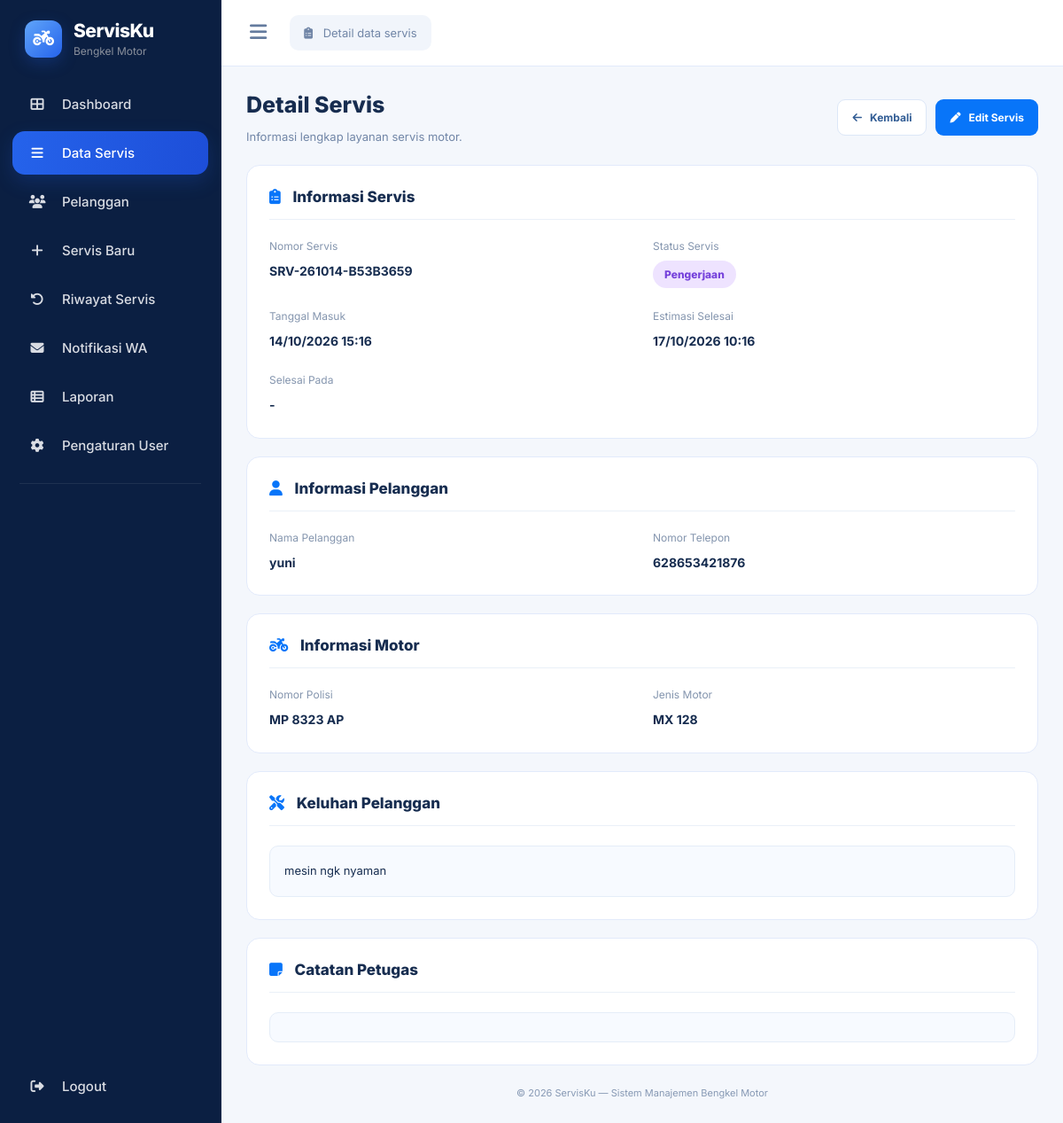
Page /detail_servis.php?id=7 (signed in) on the committed database.
### tables this page shows
CREATE TABLE `servis` (
  `id` int(11) NOT NULL,
  `nomor_servis` varchar(30) NOT NULL,
  `nama_pelanggan` varchar(100) NOT NULL,
  `telepon` varchar(20) NOT NULL,
  `nomor_polisi` varchar(20) NOT NULL,
  `jenis_motor` varchar(100) NOT NULL,
  `keluhan` text NOT NULL,
  `status` enum('Antre','Pengerjaan','Selesai') NOT NULL DEFAULT 'Antre',
  `estimasi_selesai` datetime DEFAULT NULL,
  `selesai_pada` datetime DEFAULT NULL,
  `catatan_petugas` text DEFAULT NULL,
  `alasan_keterlambatan` text DEFAULT NULL,
  `created_at` timestamp NOT NULL DEFAULT current_timestamp(),
  `updated_at` timestamp NOT NULL DEFAULT current_timestamp() ON UPDATE current_timestamp(),
  `id_pelanggan` int(11) DEFAULT NULL
);

### detail_servis.php (the view, shortened to what this page needs)
<?php
require_once __DIR__ . '/config/koneksi.php';
$id = filter_input(INPUT_GET, 'id', FILTER_VALIDATE_INT);
$stmt = $pdo->prepare("
    SELECT *
    FROM servis
    WHERE id = ?
    LIMIT 1
");
$stmt->execute([$id]);
$servis = $stmt->fetch(PDO::FETCH_ASSOC);
function detailEsc($value)
{
    return htmlspecialchars(
        (string) ($value ?? '-'),
        ENT_QUOTES,
        'UTF-8'
    );
}
function detailTanggal($tanggal)
{
    if (empty($tanggal)) {
        return '-';
    }
    $time = strtotime($tanggal);
    return $time ? date('d/m/Y H:i', $time) : '-';
}
function detailStatusClass($status)
{
    switch ($status) {
        case 'Pengerjaan':
            return 'pengerjaan';
    }
}
?>
<!DOCTYPE html>
<html lang="id">
<head>
    <link
        rel="stylesheet"
        href="https://cdnjs.cloudflare.com/ajax/libs/font-awesome/6.5.2/css/all.min.css"
    >
</head>
<body>
<?php require_once __DIR__ . '/includes/sidebar.php'; ?>
<main class="main">
    <header class="topbar">
        <button
            type="button"
            class="menu-toggle"
            id="menuToggle"
            aria-label="Buka menu"
        >
            <i class="fa-solid fa-bars"></i>
        </button>
        <div class="top-search">
            <i class="fa-solid fa-clipboard-list"></i>
            Detail data servis
        </div>
    </header>
    <section class="content">
        <?php if (!$servis): ?>
            <div class="card not-found">
                <i class="fa-regular fa-folder-open"></i>
                <h2>Data Servis Tidak Ditemukan</h2>
                <p>
                    Data servis dengan ID tersebut tidak tersedia.
                </p>
                <a href="data_servis.php" class="btn btn-edit">
                    <i class="fa-solid fa-arrow-left"></i>
                    Kembali ke Data Servis
                </a>
            </div>
        <?php else: ?>
            <div class="heading">
                <div>
                    <h1>Detail Servis</h1>
                    <p>
                        Informasi lengkap layanan servis motor.
                    </p>
                </div>
                <div class="heading-actions">
                    <a
                        href="data_servis.php"
                        class="btn btn-back"
                    >
                        <i class="fa-solid fa-arrow-left"></i>
                        Kembali
                    </a>
                    <a
                        href="edit_servis.php?id=<?= (int) $servis['id'] ?>"
                        class="btn btn-edit"
                    >
                        <i class="fa-solid fa-pen"></i>
                        Edit Servis
                    </a>
                </div>
            </div>
            <div class="card">
                <h2>
                    <i class="fa-solid fa-clipboard-list"></i>
                    Informasi Servis
                </h2>
                <div class="info-grid">
                    <div class="info-item">
                        <span class="info-label">Nomor Servis</span>
                        <span class="info-value">
                            <?= detailEsc($servis['nomor_servis']) ?>
                        </span>
                    </div>
                    <div class="info-item">
                        <span class="info-label">Status Servis</span>
                        <span class="status <?= detailStatusClass($servis['status']) ?>">
                            <?= detailEsc($servis['status']) ?>
                        </span>
                    </div>
                    <div class="info-item">
                        <span class="info-label">Tanggal Masuk</span>
                        <span class="info-value">
                            <?= detailTanggal($servis['created_at'] ?? null) ?>
                        </span>
                    </div>
                    <div class="info-item">
                        <span class="info-label">Estimasi Selesai</span>
                        <span class="info-value">
                            <?= detailTanggal($servis['estimasi_selesai'] ?? null) ?>
                        </span>
                    </div>
                    <div class="info-item">
                        <span class="info-label">Selesai Pada</span>
                        <span class="info-value">
                            <?= detailTanggal($servis['selesai_pada'] ?? null) ?>
                        </span>
                    </div>
                </div>
            </div>
            <div class="card">
                <h2>
                    <i class="fa-solid fa-user"></i>
                    Informasi Pelanggan
                </h2>
                <div class="info-grid">
                    <div class="info-item">
                        <span class="info-label">Nama Pelanggan</span>
                        <span class="info-value">
                            <?= detailEsc($servis['nama_pelanggan']) ?>
                        </span>
                    </div>
                    <div class="info-item">
                        <span class="info-label">Nomor Telepon</span>
                        <span class="info-value">
                            <?= detailEsc($servis['telepon']) ?>
                        </span>
                    </div>
                </div>
            </div>
            <div class="card">
                <h2>
                    <i class="fa-solid fa-motorcycle"></i>
                    Informasi Motor
                </h2>
                <div class="info-grid">
                    <div class="info-item">
                        <span class="info-label">Nomor Polisi</span>
                        <span class="info-value">
                            <?= detailEsc($servis['nomor_polisi']) ?>
                        </span>
                    </div>
                    <div class="info-item">
                        <span class="info-label">Jenis Motor</span>
                        <span class="info-value">
                            <?= detailEsc($servis['jenis_motor']) ?>
                        </span>
                    </div>
                </div>
            </div>
            <div class="card">
                <h2>
                    <i class="fa-solid fa-screwdriver-wrench"></i>
                    Keluhan Pelanggan
                </h2>
                <div class="description"><?= detailEsc($servis['keluhan']) ?></div>
            </div>
            <div class="card">
                <h2>
                    <i class="fa-solid fa-note-sticky"></i>
                    Catatan Petugas
                </h2>
                <div class="description"><?= detailEsc($servis['catatan_petugas'] ?? null) ?></div>
            </div>
        <?php endif; ?>
        <footer class="footer">
            &copy; <?= date('Y') ?> ServisKu — Sistem Manajemen Bengkel Motor
        </footer>
    </section>
</main>
</body>
</html>

### detail_servis.php (style rules this page uses)
* { box-sizing: border-box; }
body { margin: 0; font-family: 'Inter', sans-serif; background: #f4f7fc; color: #172d50; }
a { text-decoration: none; }
.main { min-height: 100vh; margin-left: 250px; }
.topbar { position: sticky; top: 0; z-index: 100; height: 75px; padding: 0 26px; display: flex; align-items: center; gap: 20px; background: #fff; border-bottom: 1px solid #e2eafb; }
.menu-toggle { border: none; background: none; color: #647b9e; font-size: 22px; cursor: pointer; }
.top-search { padding: 12px 16px; background: #f1f5fb; border-radius: 10px; color: #7186a7; font-size: 13px; }
.top-search i { margin-right: 8px; }
.content { padding: 28px; }
.heading { display: flex; align-items: center; justify-content: space-between; flex-wrap: wrap; gap: 15px; margin-bottom: 24px; }
.heading h1 { margin: 0; font-size: 25px; font-weight: 800; }
.heading p { color: #7186a7; font-size: 13px; margin-bottom: 0; }
.btn { display: inline-flex; align-items: center; gap: 9px; padding: 12px 16px; border-radius: 9px; font-size: 12px; font-weight: 700; }
.btn-back { color: #315c94; background: white; border: 1px solid #dce7f7; }
.btn-edit { color: white; background: #0875f9; }
.heading-actions { display: flex; gap: 10px; flex-wrap: wrap; }
.card { background: white; border: 1px solid #e2eafb; border-radius: 15px; padding: 25px; margin-bottom: 20px; }
.card h2 { margin: 0 0 22px; font-size: 17px; font-weight: 800; padding-bottom: 15px; border-bottom: 1px solid #eaf0f8; }
.card h2 i { color: #0875f9; margin-right: 10px; }
.info-grid { display: grid; grid-template-columns: repeat(2, minmax(0, 1fr)); gap: 24px; }
.info-item { min-width: 0; }
.info-label { display: block; color: #8495ae; font-size: 12px; margin-bottom: 9px; }
.info-value { display: block; color: #172d50; font-size: 14px; font-weight: 700; line-height: 1.7; overflow-wrap: anywhere; }
.status { display: inline-flex; align-items: center; padding: 8px 13px; border-radius: 30px; font-size: 12px; font-weight: 800; }
.status.pengerjaan { background: #eee3ff; color: #7541db; }
.description { padding: 16px; background: #f7faff; border: 1px solid #e5edf8; border-radius: 10px; line-height: 1.8; font-size: 13px; white-space: pre-wrap; overflow-wrap: anywhere; }
.footer { margin-top: 24px; text-align: center; color: #8799b4; font-size: 11px; }

### sidebar.php (style rules this page uses)
:root { --sidebar-width: 250px; --sb-bg: #0b1f42; --sb-text: #d9dce3; --sb-orange: #2563eb; }
* { box-sizing: border-box; }

### rows in the picture
servis: nomor_servis "SRV-261014-B53B3659", status "Pengerjaan", created_at "14/10/2026 15:16", estimasi_selesai "17/10/2026 10:16", selesai_pada "-", nama_pelanggan "yuni", telepon "628653421876", nomor_polisi "MP 8323 AP", jenis_motor "MX 128", keluhan "mesin ngk nyaman"

### other values in the picture
$menu['label'] "Dashboard"
$menu['label'] "Data Servis"
$menu['label'] "Pelanggan"
$menu['label'] "Servis Baru"
$menu['label'] "Riwayat Servis"
$menu['label'] "Notifikasi WA"
$menu['label'] "Laporan"
$menu['label'] "Pengaturan User"
